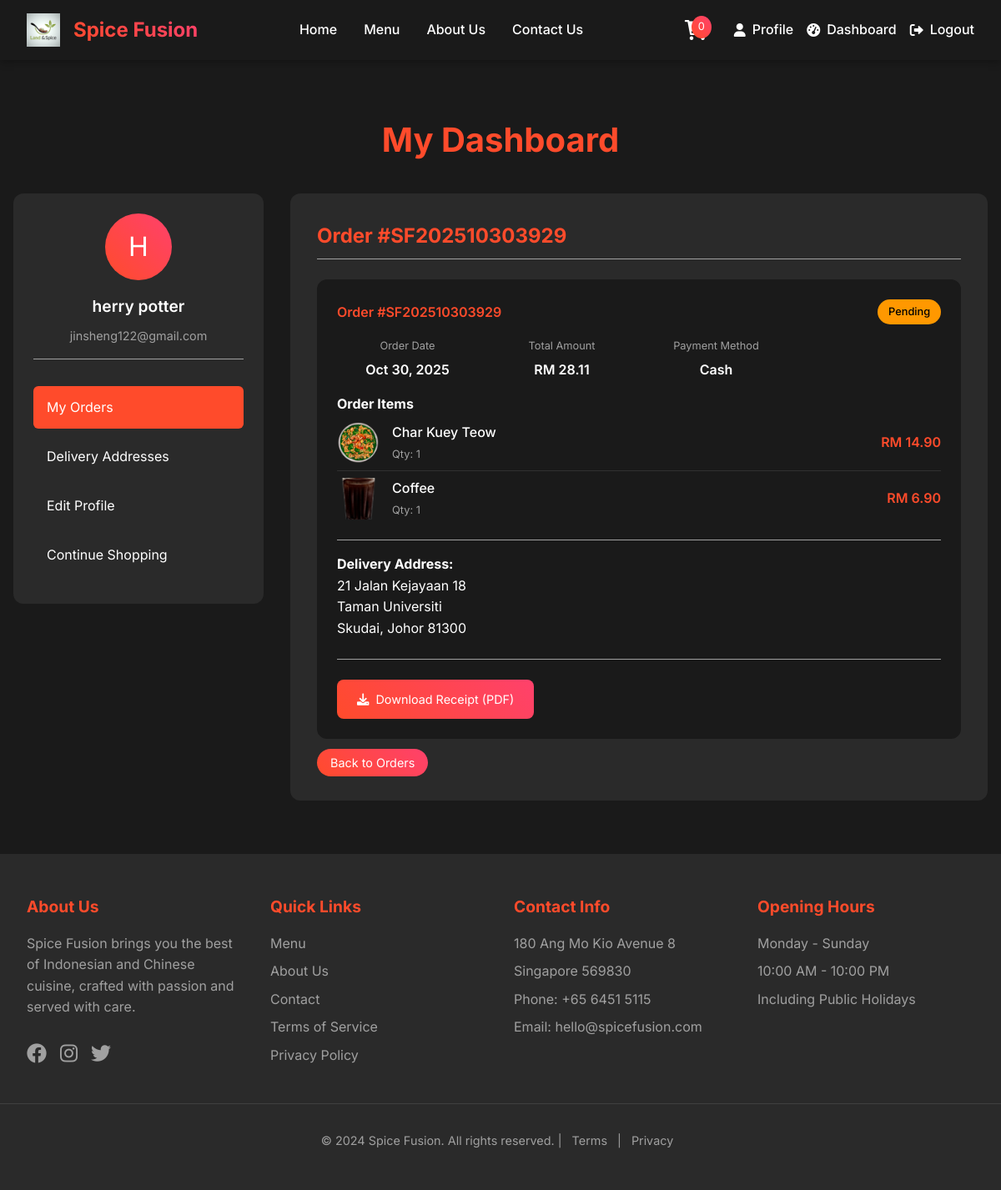
The page /customer/main/dashboard/Cdashboard.php?order_id=4 (signed in) on the database as committed earlier.
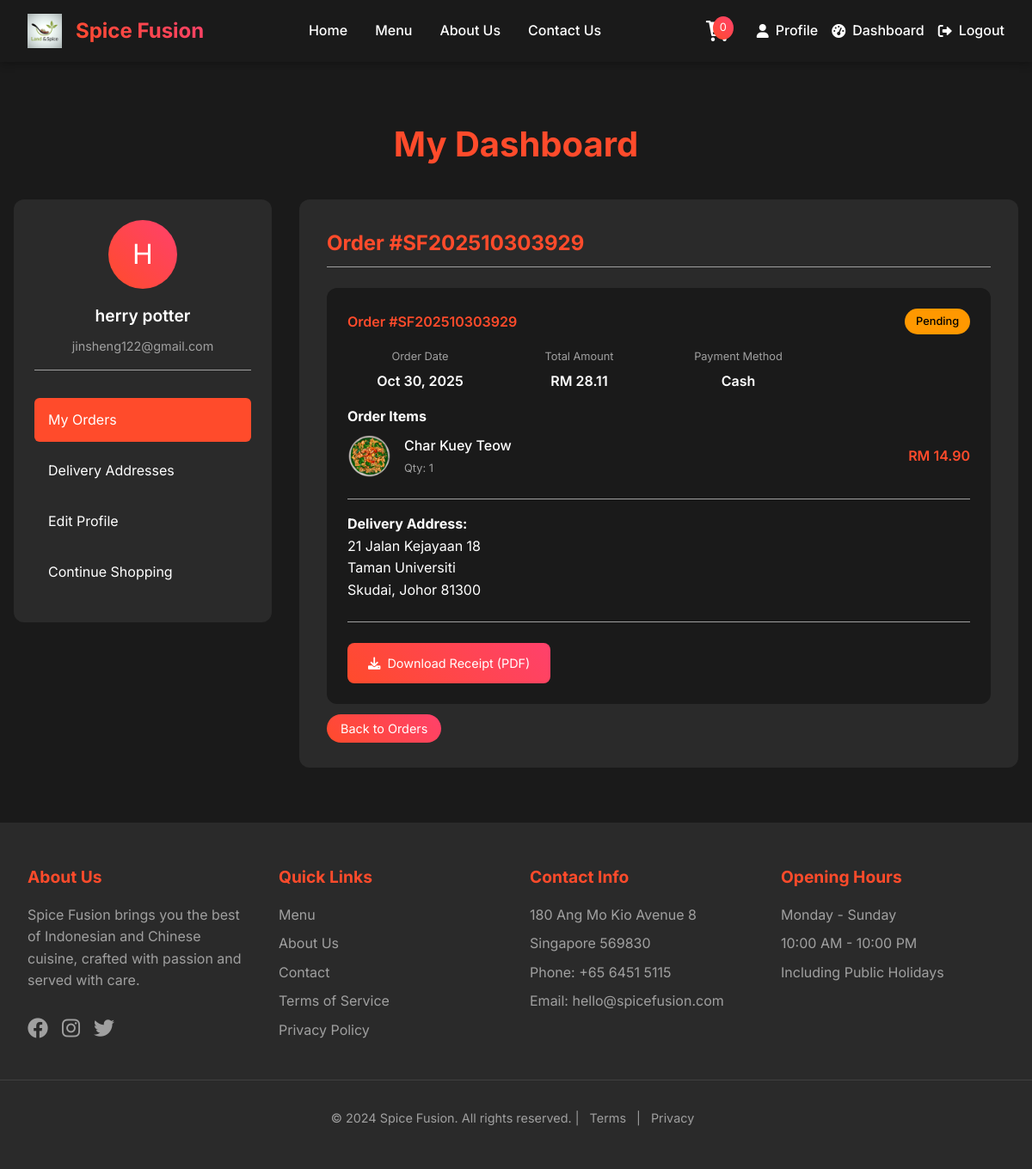
The same page on the database as committed later.
### tables this page shows
CREATE TABLE `user` (
  `user_id` int(11) NOT NULL,
  `username` varchar(50) NOT NULL,
  `email` varchar(100) NOT NULL,
  `password_hash` varchar(255) NOT NULL,
  `first_name` varchar(50) NOT NULL,
  `last_name` varchar(50) NOT NULL,
  `phone` varchar(20) DEFAULT NULL,
  `date_of_birth` date DEFAULT NULL,
  `gender` enum('Male','Female','Other') DEFAULT NULL,
  `profile_image` varchar(255) DEFAULT 'user.jpg',
  `is_active` tinyint(1) DEFAULT 1,
  `is_verified` tinyint(1) DEFAULT 0,
  `security_question_id` int(11) DEFAULT NULL,
  `security_answer_hash` varchar(255) DEFAULT NULL,
  `created_at` timestamp NOT NULL DEFAULT current_timestamp(),
  `updated_at` timestamp NOT NULL DEFAULT current_timestamp() ON UPDATE current_timestamp(),
  `reset_token` varchar(100) DEFAULT NULL,
  `token_expiry` datetime DEFAULT NULL
);

CREATE TABLE `order` (
  `order_id` int(11) NOT NULL,
  `user_id` int(11) NOT NULL,
  `address_id` int(11) DEFAULT NULL,
  `order_number` varchar(50) NOT NULL,
  `order_status` enum('Pending','Confirmed','Preparing','Ready','Out for Delivery','Delivered','Cancelled') DEFAULT 'Pending',
  `order_type` enum('Dine-in','Takeaway','Delivery') DEFAULT 'Delivery',
  `subtotal` decimal(10,2) NOT NULL,
  `tax_amount` decimal(10,2) DEFAULT 0.00,
  `delivery_fee` decimal(10,2) DEFAULT 0.00,
  `total_amount` decimal(10,2) NOT NULL,
  `special_instructions` text DEFAULT NULL,
  `estimated_delivery_time` timestamp NULL DEFAULT NULL,
  `actual_delivery_time` timestamp NULL DEFAULT NULL,
  `created_at` timestamp NOT NULL DEFAULT current_timestamp(),
  `updated_at` timestamp NOT NULL DEFAULT current_timestamp() ON UPDATE current_timestamp()
);

CREATE TABLE `payment` (
  `payment_id` int(11) NOT NULL,
  `order_id` int(11) NOT NULL,
  `payment_method` enum('Cash','Card','Credit Card','Debit Card','PayPal','Online Banking') NOT NULL,
  `payment_status` enum('Pending','Processing','Completed','Failed','Refunded') DEFAULT 'Pending',
  `amount` decimal(10,2) NOT NULL,
  `transaction_id` varchar(100) DEFAULT NULL,
  `payment_date` timestamp NOT NULL DEFAULT current_timestamp()
);

CREATE TABLE `order_item` (
  `item_id` int(11) NOT NULL,
  `order_id` int(11) DEFAULT NULL,
  `product_id` int(11) NOT NULL,
  `quantity` int(11) NOT NULL DEFAULT 1,
  `unit_price` decimal(10,2) NOT NULL,
  `total_price` decimal(10,2) NOT NULL,
  `special_instructions` text DEFAULT NULL,
  `created_at` timestamp NOT NULL DEFAULT current_timestamp()
);

CREATE TABLE `product` (
  `product_id` int(11) NOT NULL,
  `category_id` int(11) DEFAULT NULL,
  `product_name` varchar(100) NOT NULL,
  `description` text DEFAULT NULL,
  `price` decimal(10,2) NOT NULL,
  `image` varchar(255) DEFAULT NULL,
  `is_available` tinyint(1) DEFAULT 1,
  `stock_quantity` int(11) DEFAULT 0,
  `preparation_time` int(11) DEFAULT 15,
  `is_featured` tinyint(1) DEFAULT 0,
  `created_at` timestamp NOT NULL DEFAULT current_timestamp(),
  `updated_at` timestamp NOT NULL DEFAULT current_timestamp() ON UPDATE current_timestamp()
);

CREATE TABLE `delivery_address` (
  `address_id` int(11) NOT NULL,
  `user_id` int(11) NOT NULL,
  `address_line1` varchar(255) NOT NULL,
  `address_line2` varchar(255) DEFAULT NULL,
  `city` varchar(100) NOT NULL,
  `state` varchar(100) NOT NULL,
  `postal_code` varchar(20) NOT NULL,
  `country` varchar(100) DEFAULT 'Malaysia',
  `is_default` tinyint(1) DEFAULT 0,
  `created_at` timestamp NOT NULL DEFAULT current_timestamp()
);

### customer/main/dashboard/Cdashboard.php (the view, shortened to what the rows shown need)
<?php
$pdo = getDBConnection();
$user_id = getCurrentUserId();
$stmt = $pdo->prepare("SELECT * FROM user WHERE user_id = ?");
$stmt->execute([$user_id]);
$user = $stmt->fetch();
$selected_order = null;
if (isset($_GET['order_id'])) {
    $order_id = (int)$_GET['order_id'];
    $stmt = $pdo->prepare("
        SELECT o.*, da.address_line1, da.address_line2, da.city, da.state, da.postal_code,
               p.payment_method, p.payment_status, p.amount as payment_amount
        FROM `order` o
        LEFT JOIN delivery_address da ON o.address_id = da.address_id
        LEFT JOIN payment p ON o.order_id = p.order_id
        WHERE o.order_id = ? AND o.user_id = ?
    ");
    $stmt->execute([$order_id, $user_id]);
    $selected_order = $stmt->fetch();
    if ($selected_order) {
        $stmt = $pdo->prepare("
            SELECT oi.*, p.product_name, p.image
            FROM order_item oi
            JOIN product p ON oi.product_id = p.product_id
            WHERE oi.order_id = ?
        ");
        $stmt->execute([$order_id]);
        $order_items = $stmt->fetchAll();
    }
}
?>
<!DOCTYPE html>
<html lang="en">
<head>
    <link rel="stylesheet" href="https://cdnjs.cloudflare.com/ajax/libs/font-awesome/6.0.0/css/all.min.css">
</head>
<body>
    <?php include_once __DIR__ . '/../../includes/header.php'; ?>
    <div class="dashboard-container">
        <div class="dashboard-header">
            <h1>My Dashboard</h1>
        </div>
        <div class="dashboard-grid">
            <div class="sidebar">
                <div class="user-info">
                    <div class="user-avatar">
                        <?php echo strtoupper(substr($user['first_name'], 0, 1)); ?>
                    </div>
                    <div class="user-name"><?php echo htmlspecialchars($user['first_name'] . ' ' . $user['last_name']); ?></div>
                    <div class="user-email"><?php echo htmlspecialchars($user['email']); ?></div>
                </div>
            </div>
            <div class="main-content">
                <?php if ($selected_order): ?>
                    <div class="section-header">
                        <h2>Order #<?php echo htmlspecialchars($selected_order['order_number']); ?></h2>
                    </div>
                    <div class="order-card">
                        <div class="order-header">
                            <div class="order-number">Order #<?php echo htmlspecialchars($selected_order['order_number']); ?></div>
                            <div class="order-status status-<?php echo strtolower($selected_order['order_status']); ?>">
                                <?php echo htmlspecialchars($selected_order['order_status']); ?>
                            </div>
                        </div>
                        <div class="order-details">
                            <div class="order-detail">
                                <div class="order-detail-label">Order Date</div>
                                <div class="order-detail-value"><?php echo date('M d, Y', strtotime($selected_order['created_at'])); ?></div>
                            </div>
                            <div class="order-detail">
                                <div class="order-detail-label">Total Amount</div>
                                <div class="order-detail-value">RM <?php echo number_format($selected_order['total_amount'], 2); ?></div>
                            </div>
                            <div class="order-detail">
                                <div class="order-detail-label">Payment Method</div>
                                <div class="order-detail-value"><?php echo htmlspecialchars($selected_order['payment_method'] ?? 'N/A'); ?></div>
                            </div>
                        </div>
                        <div class="order-items">
                            <h4>Order Items</h4>
                            <?php foreach ($order_items as $item): ?>
                                <div class="order-item">
                                    <img src="../../../food_images/<?php echo htmlspecialchars($item['image']); ?>"
                                         alt="<?php echo htmlspecialchars($item['product_name']); ?>" class="item-image">
                                    <div class="item-details">
                                        <div class="item-name"><?php echo htmlspecialchars($item['product_name']); ?></div>
                                        <div class="item-quantity">Qty: <?php echo $item['quantity']; ?></div>
                                    </div>
                                    <div class="item-price">RM <?php echo number_format($item['total_price'], 2); ?></div>
                                </div>
                            <?php endforeach; ?>
                        </div>
                        <div style="margin-top: 1rem; padding-top: 1rem; border-top: 1px solid var(--text-gray);">
                            <strong>Delivery Address:</strong><br>
                            <?php echo htmlspecialchars($selected_order['address_line1']); ?><br>
                            <?php if ($selected_order['address_line2']): ?>
                                <?php echo htmlspecialchars($selected_order['address_line2']); ?><br>
                            <?php endif; ?>
                            <?php echo htmlspecialchars($selected_order['city'] . ', ' . $selected_order['state'] . ' ' . $selected_order['postal_code']); ?>
                        </div>
                        <div style="margin-top: 1.5rem; padding-top: 1.5rem; border-top: 1px solid var(--text-gray); display: flex; gap: 1rem;">
                            <a href="../../api/download_receipt.php?order_id=<?php echo $selected_order['order_id']; ?>" class="view-order-btn" target="_blank" style="background: var(--gradient-primary); color: white; text-decoration: none; padding: 0.75rem 1.5rem; border-radius: 8px; display: inline-flex; align-items: center; gap: 0.5rem;">
                                <i class="fas fa-download"></i> Download Receipt (PDF)
                            </a>
                        </div>
                    </div>
                    <a href="Cdashboard.php" class="view-order-btn">Back to Orders</a>
                <?php endif; ?>
            </div>
        </div>
    </div>
</body>
</html>

Rows that differ between the two databases and show on the page:
removed order_item: product.image (picture), product.product_name "Coffee", quantity "1", total_price "6.90"
